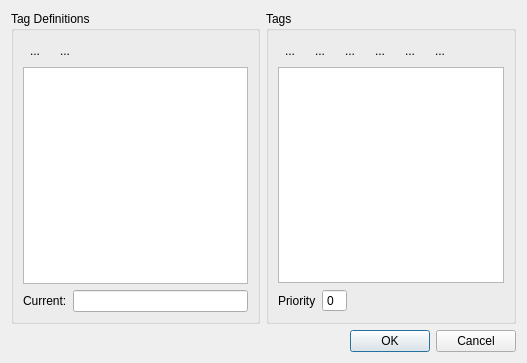
<?xml version="1.0" encoding="UTF-8"?>
<ui version="4.0">
 <class>MannTagDefEditorDialog</class>
 <widget class="QDialog" name="MannTagDefEditorDialog">
  <property name="geometry">
   <rect>
    <x>0</x>
    <y>0</y>
    <width>527</width>
    <height>363</height>
   </rect>
  </property>
  <property name="windowTitle">
   <string>Mannequin Tag Definitions Editor</string>
  </property>
  <layout class="QVBoxLayout" name="verticalLayout">
   <item>
    <layout class="QHBoxLayout" name="horizontalLayout">
     <item>
      <widget class="QGroupBox" name="m_tagDefsGroupBox">
       <property name="title">
        <string>Tag Definitions</string>
       </property>
       <layout class="QGridLayout" name="gridLayout">
        <item row="0" column="0" colspan="2">
         <layout class="QHBoxLayout" name="horizontalLayout_2">
          <item>
           <widget class="QToolButton" name="m_newDefButton">
            <property name="toolTip">
             <string>New Tag Definiton</string>
            </property>
            <property name="text">
             <string>...</string>
            </property>
            <property name="icon">
             <iconset resource="mannequindialog.qrc">
              <normaloff>:/FragmentBrowser/Controls/mann_tagdef_toolbar_00.png</normaloff>:/FragmentBrowser/Controls/mann_tagdef_toolbar_00.png</iconset>
            </property>
            <property name="autoRaise">
             <bool>true</bool>
            </property>
           </widget>
          </item>
          <item>
           <widget class="QToolButton" name="m_filterTagsButton">
            <property name="toolTip">
             <string>Filter Tags</string>
            </property>
            <property name="text">
             <string>...</string>
            </property>
            <property name="icon">
             <iconset resource="mannequindialog.qrc">
              <normaloff>:/FragmentBrowser/Controls/mann_tagdef_toolbar_06.png</normaloff>:/FragmentBrowser/Controls/mann_tagdef_toolbar_06.png</iconset>
            </property>
            <property name="checkable">
             <bool>true</bool>
            </property>
            <property name="autoRaise">
             <bool>true</bool>
            </property>
           </widget>
          </item>
          <item>
           <spacer name="horizontalSpacer">
            <property name="orientation">
             <enum>Qt::Horizontal</enum>
            </property>
            <property name="sizeHint" stdset="0">
             <size>
              <width>40</width>
              <height>20</height>
             </size>
            </property>
           </spacer>
          </item>
         </layout>
        </item>
        <item row="1" column="0" colspan="2">
         <widget class="QListView" name="m_tagDefList"/>
        </item>
        <item row="2" column="0">
         <widget class="QLabel" name="label">
          <property name="text">
           <string>Current:</string>
          </property>
         </widget>
        </item>
        <item row="2" column="1">
         <widget class="QLineEdit" name="m_pCurrentTagFile"/>
        </item>
       </layout>
      </widget>
     </item>
     <item>
      <widget class="QGroupBox" name="m_tagsGroupBox">
       <property name="title">
        <string>Tags</string>
       </property>
       <layout class="QVBoxLayout" name="verticalLayout_2">
        <item>
         <layout class="QHBoxLayout" name="horizontalLayout_3">
          <item>
           <widget class="QToolButton" name="m_newGroupButton">
            <property name="toolTip">
             <string>New Group</string>
            </property>
            <property name="text">
             <string>...</string>
            </property>
            <property name="icon">
             <iconset resource="mannequindialog.qrc">
              <normaloff>:/FragmentBrowser/Controls/mann_tagdef_toolbar_02.png</normaloff>:/FragmentBrowser/Controls/mann_tagdef_toolbar_02.png</iconset>
            </property>
            <property name="autoRaise">
             <bool>true</bool>
            </property>
           </widget>
          </item>
          <item>
           <widget class="QToolButton" name="m_editGroupButton">
            <property name="toolTip">
             <string>Edit Group</string>
            </property>
            <property name="text">
             <string>...</string>
            </property>
            <property name="icon">
             <iconset resource="mannequindialog.qrc">
              <normaloff>:/FragmentBrowser/Controls/mann_tagdef_toolbar_03.png</normaloff>:/FragmentBrowser/Controls/mann_tagdef_toolbar_03.png</iconset>
            </property>
            <property name="autoRaise">
             <bool>true</bool>
            </property>
           </widget>
          </item>
          <item>
           <widget class="QToolButton" name="m_deleteGroupButton">
            <property name="toolTip">
             <string>Delete Group</string>
            </property>
            <property name="text">
             <string>...</string>
            </property>
            <property name="icon">
             <iconset resource="mannequindialog.qrc">
              <normaloff>:/FragmentBrowser/Controls/mann_tagdef_toolbar_04.png</normaloff>:/FragmentBrowser/Controls/mann_tagdef_toolbar_04.png</iconset>
            </property>
            <property name="autoRaise">
             <bool>true</bool>
            </property>
           </widget>
          </item>
          <item>
           <widget class="QToolButton" name="m_newTagButton">
            <property name="toolTip">
             <string>New Tag</string>
            </property>
            <property name="text">
             <string>...</string>
            </property>
            <property name="icon">
             <iconset resource="mannequindialog.qrc">
              <normaloff>:/FragmentBrowser/Controls/mann_tagdef_toolbar_05.png</normaloff>:/FragmentBrowser/Controls/mann_tagdef_toolbar_05.png</iconset>
            </property>
            <property name="autoRaise">
             <bool>true</bool>
            </property>
           </widget>
          </item>
          <item>
           <widget class="QToolButton" name="m_editTagButton">
            <property name="toolTip">
             <string>Edit Tag</string>
            </property>
            <property name="text">
             <string>...</string>
            </property>
            <property name="icon">
             <iconset resource="mannequindialog.qrc">
              <normaloff>:/FragmentBrowser/Controls/mann_tagdef_toolbar_06.png</normaloff>:/FragmentBrowser/Controls/mann_tagdef_toolbar_06.png</iconset>
            </property>
            <property name="autoRaise">
             <bool>true</bool>
            </property>
           </widget>
          </item>
          <item>
           <widget class="QToolButton" name="m_deleteTagButton">
            <property name="toolTip">
             <string>Delete Tag</string>
            </property>
            <property name="text">
             <string>...</string>
            </property>
            <property name="icon">
             <iconset resource="mannequindialog.qrc">
              <normaloff>:/FragmentBrowser/Controls/mann_tagdef_toolbar_07.png</normaloff>:/FragmentBrowser/Controls/mann_tagdef_toolbar_07.png</iconset>
            </property>
            <property name="autoRaise">
             <bool>true</bool>
            </property>
           </widget>
          </item>
          <item>
           <spacer name="horizontalSpacer_2">
            <property name="orientation">
             <enum>Qt::Horizontal</enum>
            </property>
            <property name="sizeHint" stdset="0">
             <size>
              <width>40</width>
              <height>20</height>
             </size>
            </property>
           </spacer>
          </item>
         </layout>
        </item>
        <item>
         <widget class="QTreeView" name="m_tagsTree">
          <property name="dragEnabled">
           <bool>true</bool>
          </property>
          <property name="dragDropMode">
           <enum>QAbstractItemView::InternalMove</enum>
          </property>
          <property name="selectionMode">
           <enum>QAbstractItemView::ExtendedSelection</enum>
          </property>
          <attribute name="headerVisible">
           <bool>false</bool>
          </attribute>
         </widget>
        </item>
        <item>
         <layout class="QHBoxLayout" name="horizontalLayout_4">
          <item>
           <widget class="QLabel" name="m_priorityLabel">
            <property name="text">
             <string>Priority</string>
            </property>
           </widget>
          </item>
          <item>
           <widget class="QSpinBox" name="m_priorityEdit">
            <property name="buttonSymbols">
             <enum>QAbstractSpinBox::NoButtons</enum>
            </property>
            <property name="maximum">
             <number>10</number>
            </property>
           </widget>
          </item>
          <item>
           <spacer name="horizontalSpacer_3">
            <property name="orientation">
             <enum>Qt::Horizontal</enum>
            </property>
            <property name="sizeHint" stdset="0">
             <size>
              <width>40</width>
              <height>20</height>
             </size>
            </property>
           </spacer>
          </item>
         </layout>
        </item>
       </layout>
      </widget>
     </item>
    </layout>
   </item>
   <item>
    <widget class="QDialogButtonBox" name="buttonBox">
     <property name="orientation">
      <enum>Qt::Horizontal</enum>
     </property>
     <property name="standardButtons">
      <set>QDialogButtonBox::Cancel|QDialogButtonBox::Ok</set>
     </property>
    </widget>
   </item>
  </layout>
 </widget>
 <resources>
  <include location="mannequindialog.qrc"/>
 </resources>
 <connections>
  <connection>
   <sender>buttonBox</sender>
   <signal>accepted()</signal>
   <receiver>MannTagDefEditorDialog</receiver>
   <slot>accept()</slot>
   <hints>
    <hint type="sourcelabel">
     <x>248</x>
     <y>254</y>
    </hint>
    <hint type="destinationlabel">
     <x>157</x>
     <y>274</y>
    </hint>
   </hints>
  </connection>
  <connection>
   <sender>buttonBox</sender>
   <signal>rejected()</signal>
   <receiver>MannTagDefEditorDialog</receiver>
   <slot>reject()</slot>
   <hints>
    <hint type="sourcelabel">
     <x>316</x>
     <y>260</y>
    </hint>
    <hint type="destinationlabel">
     <x>286</x>
     <y>274</y>
    </hint>
   </hints>
  </connection>
 </connections>
</ui>
